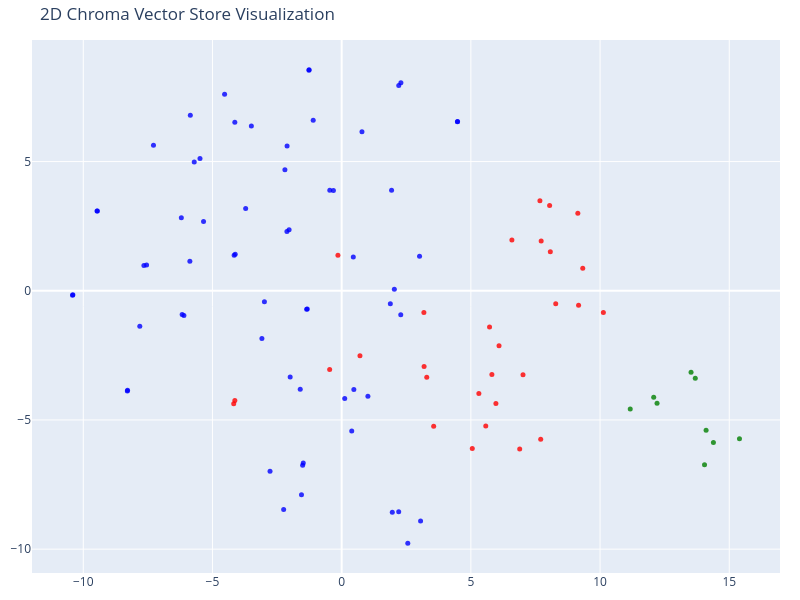

Notebook source saved alongside this figure:
### Code cell
tsne = TSNE(n_components=2, random_state=42)
reduced_vectors = tsne.fit_transform(vectors)

# Create the 2D scatter plot
fig = go.Figure(data=[go.Scatter(
    x=reduced_vectors[:, 0],
    y=reduced_vectors[:, 1],
    mode='markers',
    marker=dict(size=5, color=colors, opacity=0.8),
    text=[f"Type: {t}<br>Text: {d[:100]}..." for t, d in zip(doc_types, documents)],
    hoverinfo='text'
)])

fig.update_layout(title='2D Chroma Vector Store Visualization',
    scene=dict(xaxis_title='x',yaxis_title='y'),
    width=800,
    height=600,
    margin=dict(r=20, b=10, l=10, t=40)
)

fig.show()

### Figure 1 — Plotly figure (JSON) as saved in the notebook; plotly's stock layout.template omitted (floating-point values rounded to 4 significant figures)
{"data": [{"hoverinfo": "text", "marker": {"color": ["red", "red", "red", "red", "red", "red", "red", "red", "red", "red", "red", "red", "red", "red", "red", "red", "red", "red", "red", "red", "red", "red", "red", "red", "red", "red", "red", "red", "red", "green", "green", "green", "green", "green", "green", "green", "green", "green", "blue", "blue", "blue", "blue", "blue", "blue", "blue", "blue", "blue", "blue", "blue", "blue", "blue", "blue", "blue", "blue", "blue", "blue", "blue", "blue", "blue", "blue", "blue", "blue", "blue", "blue", "blue", "blue", "blue", "blue", "blue", "blue", "blue", "blue", "blue", "blue", "blue", "blue", "blue", "blue", "blue", "blue", "blue", "blue", "blue", "blue", "blue", "blue", "blue", "blue", "blue", "blue", "blue", "blue", "blue", "blue", "blue", "blue", "blue", "blue", "blue", "blue", "blue"], "opacity": 0.8, "size": 5}, "mode": "markers", "text": ["Type: compañia<br>Text: Por qué unirte a AgroLLM?\n\nEn AgroLLM no solo desarrollamos software: estamos revolucionando el sect...", "Type: compañia<br>Text: Nuestra Cultura\n\nVivimos bajo nuestros valores fundamentales cada día: Innovación en el Campo (Innov...", "Type: compañia<br>Text: Qué Ofrecemos\n\nSalario competitivo en el sector tecnológico español con posibilidad de incentivos po...", "Type: compañia<br>Text: Oportunidades Actuales\n\nIngeniería y Sistemas de IA, Datos, Análisis y Agronomía, Producto y Éxito d...", "Type: compañia<br>Text: Revolucionar el Sector Agropecuario\n\nLa declaración de visión de Insurellm se centra en revolucionar...", "Type: compañia<br>Text: Empoderar a los Productores del Sector Primario\n\nLa declaración de misión de Insurellm se centra en ...", "Type: compañia<br>Text: Innovación en el Campo\n\nInsurellm apuesta por la resolución creativa de problemas agroclimáticos y e...", "Type: compañia<br>Text: Obsesión por el Productor\n\nInsurellm se centra en el rendimiento de la cosecha de sus agricultores y...", "Type: compañia<br>Text: Transparencia y Rigor Técnico\n\nInsurellm opera bajo el principio de máxima fiabilidad en la informac...", "Type: compañia<br>Text: Excelencia Colaborativa\n\nInsurellm fomenta una cultura donde las perspectivas de ingenieros de datos...", "Type: compañia<br>Text: Propuesta de Valor para el Empleado\n\nInsurellm ofrece un entorno de trabajo flexible y remoto, una c...", "Type: compañia<br>Text: Introduction to AgroLLM\n\nAgroLLM is an innovative technology-based agricultural company that operate...", "Type: compañia<br>Text: Company Overview\n\nAgroLLM has evolved from a fast-growing startup to a highly profitable and optimiz...", "Type: compañia<br>Text: Platforms and Products\n\nAgroLLM offers 8 software-based solutions using Artificial Intelligence that...", "Type: compañia<br>Text: Technical and Field Modules\n\nThe company offers various modules for different agricultural products,...", "Type: compañia<br>Text: Economic and Infrastructure Modules\n\nAgroLLM also offers modules for economic and infrastructure man...", "Type: compañia<br>Text: Impact and Scalability\n\nAgroLLM has consolidated a portfolio of 32 active contracts with major clien...", "Type: compañia<br>Text: Client Portfolio\n\nThe company has a diverse portfolio of clients across various sectors and regions,...", "Type: compañia<br>Text: Client Segmentation\n\nThe company's client portfolio can be segmented into different categories, incl...", "Type: compañia<br>Text: Fundación y Crecimiento\n\nLa fundación de AgroLLM y su crecimiento explosivo en sus primeros seis año...", "Type: compañia<br>Text: Desarrollo de Productos\n\nEl desarrollo de productos de AgroLLM, incluyendo Papalllm, Frutallm y Rieg...", "Type: compañia<br>Text: Gran Reestructuración (2022-2023)\n\nLa reestructuración estratégica profunda que AgroLLM realizó entr...", "Type: compañia<br>Text: Consolidación de Oficinas\n\nLa consolidación de oficinas físicas y la implementación de una estrategi...", "Type: compañia<br>Text: Portafolio de Contratos\n\nEl portafolio de contratos activos que AgroLLM logró consolidar después de ...", "Type: compañia<br>Text: Ecosistema Actual (8 Plataformas)\n\nEl ecosistema actual de AgroLLM, compuesto por ocho plataformas i...", "Type: compañia<br>Text: PrecioLLM (Mercados y Costes)\n\nLa plataforma PrecioLLM de AgroLLM, un sistema que procesa los boleti...", "Type: compañia<br>Text: FitoLLM (Sanidad Vegetal)\n\nLa plataforma FitoLLM de AgroLLM, un módulo multimodal para el diagnóstic...", "Type: compañia<br>Text: PoseiLLM (Ayudas y Subvenciones)\n\nLa plataforma PoseiLLM de AgroLLM, un asistente RAG especializado ...", "Type: compañia<br>Text: AguaLLM (Gestión Hídrica)\n\nLa plataforma AguaLLM de AgroLLM, una plataforma de optimización hídrica ...", "Type: empleados<br>Text: Personal Data\n\nBasic information about Alejandro Castro\n\n# Alejandro Castro\n## Resumen\n-   **Fecha d...", "Type: empleados<br>Text: Career Progression in the Cooperative\n\nAlejandro Castro's role and responsibilities within the coope...", "Type: empleados<br>Text: Annual Performance History\n\nAwards and achievements by Alejandro Castro in previous years\n\n## Histor...", "Type: empleados<br>Text: Biografía\n\nInformación personal y laboral de Alejandro Herrera.\n\n# Alejandro Herrera\n## Resumen\n-   ...", "Type: empleados<br>Text: Progresión de carrera en la Cooperativa\n\nA continuación se describe la progresión laboral de Alejand...", "Type: empleados<br>Text: Historial de rendimiento anual\n\nA continuación se muestra el historial de rendimiento anual de Aleja...", "Type: empleados<br>Text: Alejandro Toledo: Información Personal\n\nInformación sobre la fecha de nacimiento, puesto, ubicación ...", "Type: empleados<br>Text: Alicia Lancaster's Profile\n\n\n\n# Alicia Lancaster\n## Resumen\n-   **Fecha de nacimiento:** 14 de marzo...", "Type: empleados<br>Text: Carrera en la Cooperativa\n\n\n\n## Progresión de carrera en la Cooperativa\n-   **Febrero 2021 - Present...", "Type: productos<br>Text: Resumen de la plataforma\n\nAguaLLM es la plataforma de gestión hídrica y optimización del riego de pr...", "Type: productos<br>Text: Calcuadora inteligente de evapotranspiración (ETc)\n\nUn motor RAG especializado que extrae las fórmul...", "Type: productos<br>Text: Intérprete multimodal de analíticas de agua y salinidad\n\nCapacidad basada en visión por computadora ...", "Type: productos<br>Text: Módulo de gestión de suelos volcánicos y \"picón\"\n\nUn sistema de recomendación adaptado a las propied...", "Type: productos<br>Text: Asistente burocrático para comunidades de regantes\n\nEstructura RAG especializada en la normativa de ...", "Type: productos<br>Text: Optimización de redes de riego por goteo y aspersión\n\nManuales técnicos y esquemas de ingeniería hid...", "Type: productos<br>Text: Historial de consumos y auditoría hídrica cooperativa\n\nCuadros de mando y analítica de datos para qu...", "Type: productos<br>Text: Integración con el cuaderno de campo digital (SIEX)\n\nConexión directa con la normativa del cuaderno ...", "Type: productos<br>Text: Portal de alertas por estrés hídrico y calima\n\nMódulo que cruza las predicciones meteorológicas de i...", "Type: productos<br>Text: Simulador de eficiencia energética en bombeos\n\nHerramienta analítica que evalúa los costes eléctrico...", "Type: productos<br>Text: Precios y planes de licenciamiento\n\nLa estructura de precios de AguaLLM se basa en el tamaño de la p...", "Type: productos<br>Text:  Futuro de la plataforma\n\nLa expansión de la plataforma a cuencas hidrográficas de la península ibér...", "Type: productos<br>Text: Resumen de plataforma\n\n\n\n# PrecioLLM\n## Resumen de la plataforma\n**PrecioLLM** es la plataforma de a...", "Type: productos<br>Text: Motor de ingesta multimodal de boletines de precios\n\n\n\n### 1. Motor de ingesta multimodal de boletin...", "Type: productos<br>Text: Integración de inteligencia de mercados (origen vs. destino)\n\n\n\n### 2. Integración de inteligencia d...", "Type: productos<br>Text: Módulo de análisis de costes de insumos (fertilizantes y energía)\n\n\n\n### 3. Módulo de análisis de co...", "Type: productos<br>Text: Optimizador de costes del cultivo de la papa\n\n\n\n### 4. Optimizador de costes del cultivo de la papa\n...", "Type: productos<br>Text: Evaluación de explotaciones de cultivo subtropical (aguacate y plátano)\n\n\n\n### 5. Evaluación de expl...", "Type: productos<br>Text: Especialización en estructuras de invernadero (pimiento y tomate)\n\n\n\n### 6. Especialización en estru...", "Type: productos<br>Text: Cuadro de mando de gestión del margen comercial (cooperativas)\n\n\n\n### 7. Cuadro de mando de gestión ...", "Type: productos<br>Text: Portal para asesores técnicos y oficinas de extensión agraria\n\n\n\n### 8. Portal para asesores técnico...", "Type: productos<br>Text: Integración con el módulo de subvenciones (PoseiLLM / PAC)\n\n\n\n### 9. Integración con el módulo de su...", "Type: productos<br>Text: Precios y planes de licenciamiento\n\n\n\n## Precios y planes de licenciamiento\nLa estructura de precios...", "Type: productos<br>Text: Hoja de ruta de desarrollo (roadmap)\n\n\n\n## Hoja de ruta de desarrollo (roadmap)\nLa planificación del...", "Type: productos<br>Text: Beneficios\n\n\n\n> PrecioLLM dota a los técnicos y gestores del sector primario de la capacidad de defe...", "Type: productos<br>Text: Análisis económico\n\n\n\nAnálisis económico\nLa plataforma PrecioLLM se basa en un análisis detallado de...", "Type: productos<br>Text: Ventajas\n\n\n\nVentajas\n* Optimiza la rentabilidad del campo canario.\n* Garantiza que los agricultores ...", "Type: productos<br>Text: # PrecioLLM\n\nResumen de la plataforma\n\n# PrecioLLM\n## Resumen de la plataforma\n**PrecioLLM** es la p...", "Type: productos<br>Text: Características principales\n\n\n\n## Características principales\n### 1. Motor de ingesta multimodal de ...", "Type: productos<br>Text: Precios y planes de licenciamiento\n\n\n\n## Precios y planes de licenciamiento\nLa estructura de precios...", "Type: productos<br>Text: Hoja de ruta de desarrollo (roadmap)\n\n\n\n## Hoja de ruta de desarrollo (roadmap)\nLa planificación del...", "Type: productos<br>Text: # PoseiLLM\n\nResumen de la plataforma\n\n# PoseiLLM\n## Resumen de la plataforma\nPoseiLLM es la platafor...", "Type: productos<br>Text: Características principales\n\nMotor RAG normativo avanzado (PAC y POSEI)\n\n### 1. Motor RAG normativo ...", "Type: productos<br>Text: Características principales\n\nCalculadora inteligente de ayudas por superficie (módulo subtrópicos)\n\n...", "Type: productos<br>Text: Características principales\n\nTrazabilidad estricta y citación automática de fuentes\n\n### 3. Trazabil...", "Type: productos<br>Text: Características principales\n\nGestor documental para la PAC y condicionalidad reforzada\n\n### 4. Gesto...", "Type: productos<br>Text: Características principales\n\nIntérprete multimodal de formularios y fichas catastrales (SIGPAC)\n\n###...", "Type: productos<br>Text: Características principales\n\nMódulo de ayudas específicas a la papa de medianías\n\n### 6. Módulo de a...", "Type: productos<br>Text: Características principales\n\nOptimizador de expedientes y alertas de concurrencia\n\n### 7. Optimizado...", "Type: productos<br>Text: Características principales\n\nPortal de asistencia a la incorporación de jóvenes agricultores\n\n### 8....", "Type: productos<br>Text: Características principales\n\nSimulador de impacto financiero de modificaciones de cultivo\n\n### 9. Si...", "Type: productos<br>Text: Precios y planes de licenciamiento\n\nEstructura de precios de PoseiLLM\n\n## Precios y plans de licenci...", "Type: productos<br>Text: Hoja de ruta de desarrollo (roadmap)\n\nFases de ingeniería de software e IA\n\n## Hoja de ruta de desar...", "Type: productos<br>Text: Resumen de la plataforma\n\nPrecioLLM es la plataforma de análisis económico y gestión de mercados de ...", "Type: productos<br>Text: Motor de ingesta multimodal de boletines de precios\n\nUna avanzada plataforma de extracción documenta...", "Type: productos<br>Text: Integración de inteligencia de mercados (origen vs. destino)\n\nLa plataforma recopila y analiza de fo...", "Type: productos<br>Text: Módulo de análisis de costes de insumos (fertilizantes y energía)\n\nCapacidades especializadas para e...", "Type: productos<br>Text: Optimizador de costes del cultivo de la papa\n\nHerramientas integradas que analizan de forma específi...", "Type: productos<br>Text: Evaluación de explotaciones de cultivo subtropical (aguacate y plátano)\n\nModelos avanzados de amorti...", "Type: productos<br>Text: Especialización en estructuras de invernadero (pimiento y tomate)\n\nCálculo pormenorizado de los cost...", "Type: productos<br>Text: Cuadro de mando de gestión del margen comercial (cooperativas)\n\nMétricas avanzadas a nivel de agrega...", "Type: productos<br>Text: Portal para asesores técnicos y oficinas de extensión agraria\n\nUn acceso dedicado para que los ingen...", "Type: productos<br>Text: Integración con el módulo de subvenciones (PoseiLLM / PAC)\n\nConexión directa con el asistente normat...", "Type: productos<br>Text: PrecioLLM\n\nPrecioLLM dota a los técnicos y gestores del sector primario de la capacidad de defender ...", "Type: productos<br>Text: # RiegoLLM\n\nResumen de la plataforma\n\n## Resumen de la plataforma\n\n**RiegoLLM** es la plataforma de ...", "Type: productos<br>Text: Resumen de la plataforma\n\n\n\n**RiegoLLM** es la plataforma de gestión hídrica y optimización del rieg...", "Type: productos<br>Text: Características principales\n\n\n\n### 1. Calculadora inteligente de evapotranspiración (ETc)\nUn motor R...", "Type: productos<br>Text: Características principales\n\n\n\n### 3. Módulo de gestión de suelos volcánicos y \"picón\"\nUn sistema de...", "Type: productos<br>Text: Características principales\n\n\n\n### 5. Optimización de redes de riego por goteo y aspersión\nManuales ...", "Type: productos<br>Text: Características principales\n\n\n\n### 6. Historial de consumos y auditoría hídrica cooperativa\nCuadros ...", "Type: productos<br>Text: Características principales\n\n\n\n### 7. Integración con el cuaderno de campo digital (CEX)\nConexión di...", "Type: productos<br>Text: Precios y planes de licenciamiento\n\n\n\nLa estructura de precios de RiegoLLM se adapta a la escala de ...", "Type: productos<br>Text: Hoja de ruta de desarrollo (roadmap)\n\n\n\nLa hoja de ruta tecnológica de RiegoLLM contempla los siguie..."], "type": "scatter", "x": [5.968, 9.329, 9.168, 10.13, 7.672, 8.047, 7.721, 9.139, 6.588, 8.074, 8.284, 5.309, 5.576, 3.292, -4.134, 0.7077, 5.813, 6.09, 5.723, 5.054, 3.561, 6.89, 7.702, 7.017, 3.189, -0.4642, -4.178, -0.1448, 3.182, 14.39, 12.08, 13.52, 14.1, 12.2, 13.68, 15.39, 14.04, 11.17, 2.286, -4.53, -3.495, -5.706, -7.282, -8.295, 2.292, -0.3196, -5.857, -7.812, -2.245, 3.013, 0.4713, -1.261, -1.331, -9.467, -6.105, -7.55, -10.42, 4.484, -4.12, -2.118, -1.511, 1.959, -1.993, 0.3894, -3.087, 0.118, -2.989, -1.486, 2.207, 0.4504, -1.101, -5.345, 1.931, -2.197, -2.113, -6.205, 0.7852, -3.715, -5.875, -2.772, 2.559, 1.015, -1.266, -1.356, -9.454, -6.173, -7.653, -10.4, 4.479, -4.161, -2.035, -1.603, 2.038, 1.883, -4.135, -5.483, -8.286, 2.209, -0.459, -1.555, 3.054], "y": [-4.36, 0.8746, -0.5558, -0.8361, 3.483, 3.304, 1.926, 2.998, 1.961, 1.508, -0.5038, -3.98, -5.233, -3.345, -4.249, -2.511, -3.24, -2.127, -1.404, -6.103, -5.242, -6.119, -5.743, -3.248, -2.934, -3.049, -4.376, 1.372, -0.8383, -5.876, -4.121, -3.157, -5.403, -4.354, -3.385, -5.724, -6.738, -4.571, -0.9264, 7.609, 6.377, 4.983, 5.636, -3.875, 8.054, 3.88, 6.797, -1.37, -8.462, 1.338, -3.822, 8.554, -0.7038, 3.085, -0.9602, 1.001, -0.1688, 6.549, 1.413, 2.298, -6.752, -8.575, -3.34, -5.423, -1.85, -4.167, -0.4199, -6.663, -8.552, 1.308, 6.599, 2.685, 3.886, 4.684, 5.606, 2.829, 6.156, 3.189, 1.14, -6.983, -9.771, -4.081, 8.532, -0.7163, 3.089, -0.9144, 0.9743, -0.1583, 6.544, 1.374, 2.362, -3.816, 0.06285, -0.4988, 6.523, 5.124, -3.849, 7.945, 3.895, -7.891, -8.91]}], "layout": {"height": 600, "margin": {"b": 10, "l": 10, "r": 20, "t": 40}, "scene": {"xaxis": {"title": {"text": "x"}}, "yaxis": {"title": {"text": "y"}}}, "title": {"text": "2D Chroma Vector Store Visualization"}, "width": 800}}
